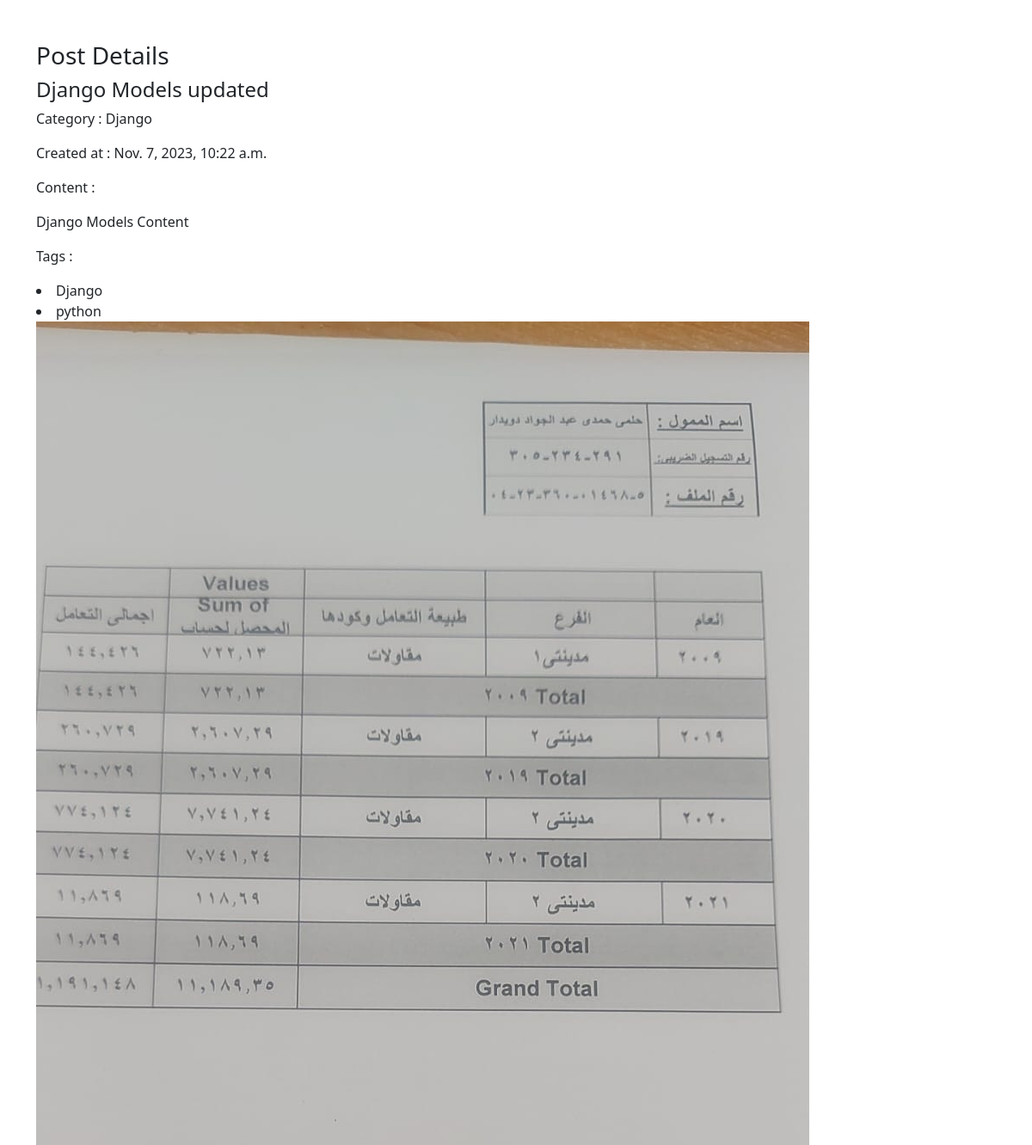
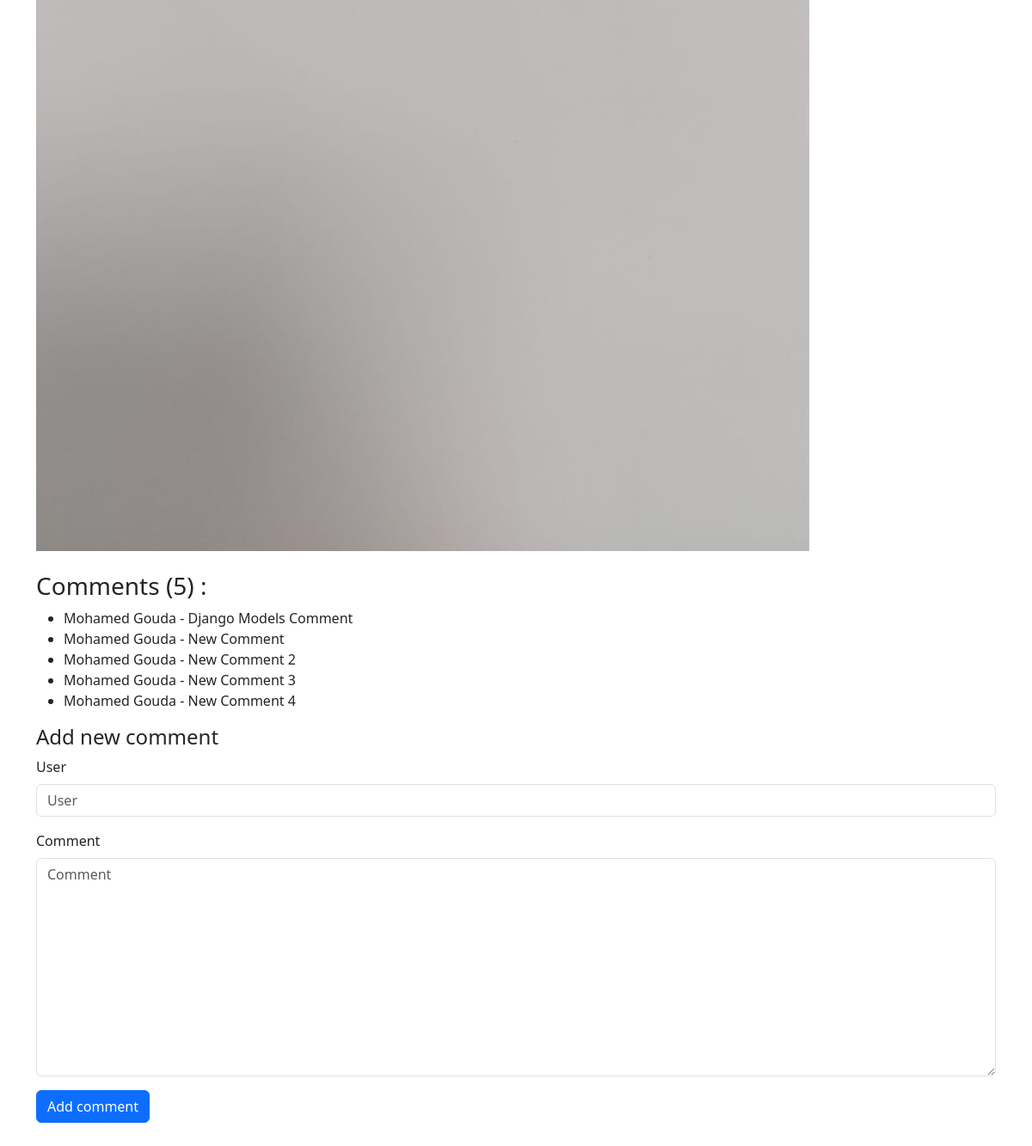
/posts/1, run on the app's committed database (2 pictures, top to bottom).
### posts/models.py (models this page shows, shortened)
class Post (models.Model) :
    author          = models.ForeignKey(User,related_name='post_author',on_delete=models.CASCADE)
    title           = models.CharField(max_length=100)
    content         = models.TextField(max_length=20000)
    draft           = models.BooleanField(default=True)
    publish_date    = models.DateTimeField(default=timezone.now)
    tags            = TaggableManager()
    image           = models.ImageField(upload_to='post')
    category        = models.ForeignKey('Category',related_name='post_category',on_delete=models.SET_NULL,null=True)

class Category(models.Model) :
    title = models.CharField(max_length=100)
    def __str__(self):
        return self.title

class Comment (models.Model) :
    post        = models.ForeignKey(Post,related_name='post_comment',on_delete=models.CASCADE)
    user        = models.CharField(max_length=50)
    comment     = models.TextField(max_length=300)
    created_at  = models.DateTimeField(default=timezone.now)

### posts/views.py (the view)
# urls.py: path('posts/<int:pk>',post_details),
def post_details(request,pk):
    data = Post.objects.get(id=pk)
    comments = Comment.objects.filter(post=data)
    form = CommentForm()
    if request.method == 'POST' :
        form = CommentForm(request.POST)
        if form.is_valid():
            myform = form.save(commit=False)
            myform.post = data
            myform.save()
    else :
        form = CommentForm()
    context = {
        'post' : data,
        'comments' : comments,
        'form' : form,
    }
    return render (request,'posts/post_detail.html',context)

### posts/forms.py
class CommentForm (forms.ModelForm) :
    class Meta :
        model = Comment
        fields = ['user','comment']

### posts/templates/posts/post_detail.html (shortened to what this page needs)
{% load django_bootstrap5 %}
<!doctype html>
<html lang="en">
  <head>
    <link href="https://cdn.jsdelivr.net/npm/bootstrap@5.3.2/dist/css/bootstrap.min.css" rel="stylesheet">
  </head>
  <body>
    <div class="container py-5">
        <h3>Post Details</h3>
        <h4>{{post.title}}</h4>
        <p>Category : {{post.category}}</p>
        <p>Created at : {{post.publish_date}}</p>
        <p>Content :</p>
        <p>{{post.content | safe}}</p>
        <p>Tags : </p>
        {% for tag in post.tags.all %}
        <li>{{tag}}</li>
        {% endfor %}
        <img src="{{post.image.url}}" alt="">
        <h3>Comments ({{comments | length}}) : </h3>
        <ul>
            {% for comment in comments %}
            <li>{{comment.user}} - {{comment.comment}}</li>
            {% empty %}
            <li>No comments for that post</li>
            {% endfor %}
        </ul>
        <h4>Add new comment</h4>
        <form method="post">
            {% bootstrap_form form %}
            {% bootstrap_button button_type="submit" content="Add comment" %}
        </form>
    </div>
  </body>
</html>

### data on the page
Post: title "Django Models updated", category "Django", publish_date "Nov. 7, 2023, 10:22 a.m.", content "Django Models Content", image (picture)
Tag: name "Django"
Tag: name "python"
Comment: user "Mohamed Gouda", comment "Django Models Comment"
Comment: user "Mohamed Gouda", comment "New Comment"
Comment: user "Mohamed Gouda", comment "New Comment 2"
Comment: user "Mohamed Gouda", comment "New Comment 3"
Comment: user "Mohamed Gouda", comment "New Comment 4"

### other printed values
{{ comments | length }} "5"
